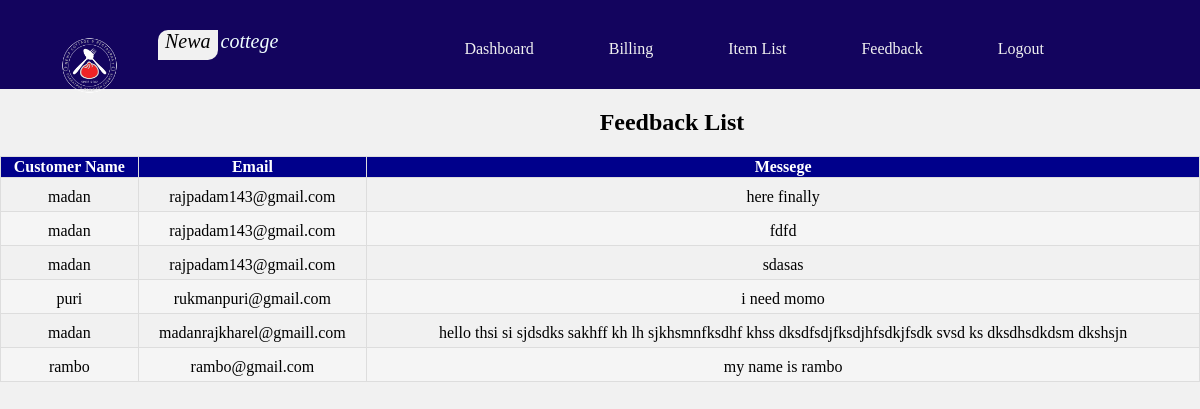
Page /feedback.php on the committed database.
### tables this page shows
CREATE TABLE `contact` (
  `con_name` varchar(25) NOT NULL,
  `con_email` varchar(25) NOT NULL,
  `con_msg` varchar(400) NOT NULL
);

### feedback.php (the view, shortened to what this page needs)
<!DOCTYPE html>
<html lang="en">
<head>
    <link rel="stylesheet" href="css/itemlist.css">
</head>
<body>
<?php
    include 'nav.php';
    include 'connect.php';
  ?>
<h2> Feedback List </h2>
    <table class="table" >
    <thead>
        <tr >
            <th>
            Customer Name
            </th>
            <th>
                Email
            </th>
           <th>
                Messege
            </th>
        </tr>
        </thead>
        <tbody>
        <?php
                $sql = "SELECT * FROM contact";
                $result = mysqli_query($conn, $sql);
                if (mysqli_num_rows($result) > 0) {
                    while($row = mysqli_fetch_assoc($result)) {
        ?>
                    <tr class="table-row">
                    <td><?php echo $row['con_name']; ?></td>
                    <td><?php echo $row['con_email']; ?></td>
                    <td><?php echo $row['con_msg']; ?></td>
                    </tr>
        <?php       }
            }
        ?>
    </tbody>
    </table>
</body>
</html>

### css/itemlist.css (style rules this page uses)
.table { width: 100%; border-collapse: collapse; }
.table td , table th { padding: 12px, 15px; border: 1px solid #ddd; text-align: center; font-size: 16px; }
.table td { padding-top: 10px; padding-bottom: 5px; }
.table th { background-color: darkblue; color: #ffffff; }
.table tbody tr:nth-child(even) { background-color: #f5f5f5; }

### css/nav.css (style rules this page uses)
body { background-color: #f1f1f1; padding: 0; margin: 0; overflow-x: hidden; text-align: center; }

### rows in the picture
contact: con_name "madan", con_email "rajpadam143@gmail.com", con_msg "here finally"
contact: con_name "madan", con_email "rajpadam143@gmail.com", con_msg "fdfd"
contact: con_name "madan", con_email "rajpadam143@gmail.com", con_msg "sdasas"
contact: con_name "puri", con_email "rukmanpuri@gmail.com", con_msg "i need momo"
contact: con_name "madan", con_email "madanrajkharel@gmaill.com", con_msg "hello thsi si sjdsdks sakhff kh lh sjkhsmnfksdhf khss dksdfsdjfksdjhfsdkjfsdk svsd ks dksdhsdkdsm dkshsjn"
contact: con_name "rambo", con_email "rambo@gmail.com", con_msg "my name is rambo"
